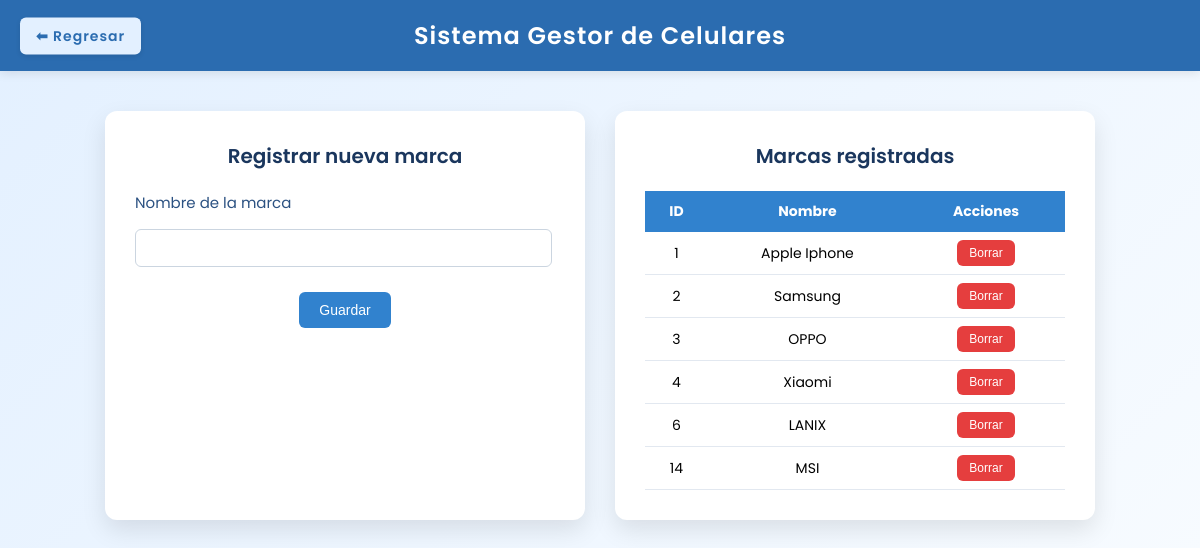
The page /tiendaCelulares/controlador/consultarMarca.php on the database its author committed.
### tables this page shows
CREATE TABLE `marcas` (
  `id_marca` int NOT NULL,
  `nombre` varchar(20) NOT NULL
);

### tiendaCelulares/controlador/consultarMarca.php (called while the page is built, shortened)
<?php
$database = new Conexion();
$db = $database->conectar();
$sql = "SELECT * FROM marcas";
$stmt = $db->prepare($sql);
$stmt->execute();
$marcas = $stmt->fetchAll(PDO::FETCH_ASSOC);
require_once "../vista/registrarMarca.php";
?>

### tiendaCelulares/vista/registrarMarca.php (the view, shortened to what this page needs)
<!DOCTYPE html>
<html lang="es">
<head>
</head>
<body>
    <div class="header">
        <a href="../index.php" class="btn-regresar">⬅ Regresar</a>
        Sistema Gestor de Celulares
    </div>
    <div class="main-container">
        <div class="container">
            <div class="title">Registrar nueva marca</div>
            <form action="../controlador/guardarMarca.php" method="POST">
                <h2>Nombre de la marca</h2>
                <input type="text" name="nombre" required>
                <br><br>
                <div style="text-align:center;">
                    <button type="submit">Guardar</button>
                </div>
            </form>
        </div>
        <div class="container">
            <div class="title">Marcas registradas</div>
            <?php if(count($marcas) > 0): ?>
            <table>
                <tr>
                    <th>ID</th>
                    <th>Nombre</th>
                    <th>Acciones</th>
                </tr>
                <?php foreach($marcas as $fila): ?>
                <tr>
                    <td><?php echo $fila['id_marca']; ?></td>
                    <td><?php echo $fila['nombre']; ?></td>
                    <td>
                        <form action="../controlador/eliminarMarca.php" method="POST" style="margin: 0;">
                            <button type="submit" class="btn-eliminar" onclick="return confirm('¿Seguro que quieres borrar esta marca?');">Borrar</button>
                        </form>
                    </td>
                </tr>
                <?php endforeach; ?>
            </table>
            <?php else: ?>
            <p class="mensaje">No se encontraron resultados.</p>
            <?php endif; ?>
        </div>
    </div>
</body>
</html>

### tiendaCelulares/vista/registrarMarca.php (style rules this page uses)
body { font-family: 'Poppins', sans-serif; background: linear-gradient(135deg, #e3f0ff, #f7fbff); margin: 0; padding: 0; }
.header { position: relative; background: #2b6cb0; color: white; padding: 18px; text-align: center; font-size: 24px; font-weight: 600; letter-spacing: 1px; box-shadow: 0 2px 10px rgba(0,0,0,0.1); }
.btn-regresar { position: absolute; left: 20px; top: 50%; transform: translateY(-50%); background: #e3f0ff; color: #2b6cb0; text-decoration: none; padding: 8px 16px; border-radius: 6px; font-size: 14px; font-weight: 600; transition: all 0.25s ease; box-shadow: 0 2px 5px rgba(0,0,0,0.1); }
.main-container { display: flex; justify-content: center; gap: 30px; margin: 40px; flex-wrap: wrap; }
.container { background: #ffffff; width: 420px; padding: 30px; border-radius: 12px; box-shadow: 0 10px 25px rgba(0,0,0,0.1); }
.title { font-size: 20px; font-weight: 600; color: #1a365d; margin-bottom: 20px; text-align: center; }
h2 { font-size: 15px; font-weight: 400; color: #2c5282; margin-bottom: 10px; }
table { width: 100%; border-collapse: collapse; font-size: 14px; }
th { background: #3182ce; color: white; padding: 10px; }
td { padding: 8px; text-align: center; border-bottom: 1px solid #e2e8f0; }
input { width: 95%; padding: 8px; border-radius: 6px; border: 1px solid #cbd5e0; outline: none; font-family: 'Poppins', sans-serif; margin-top: 5px; }
button { background: #3182ce; color: white; border: none; padding: 10px 20px; border-radius: 6px; cursor: pointer; font-size: 14px; transition: all 0.25s ease; }
.btn-eliminar { background: #e53e3e; padding: 6px 12px; font-size: 12px; }

### rows shown on the page
marcas: id_marca "1", nombre "Apple Iphone"
marcas: id_marca "2", nombre "Samsung"
marcas: id_marca "3", nombre "OPPO"
marcas: id_marca "4", nombre "Xiaomi"
marcas: id_marca "6", nombre "LANIX"
marcas: id_marca "14", nombre "MSI"
